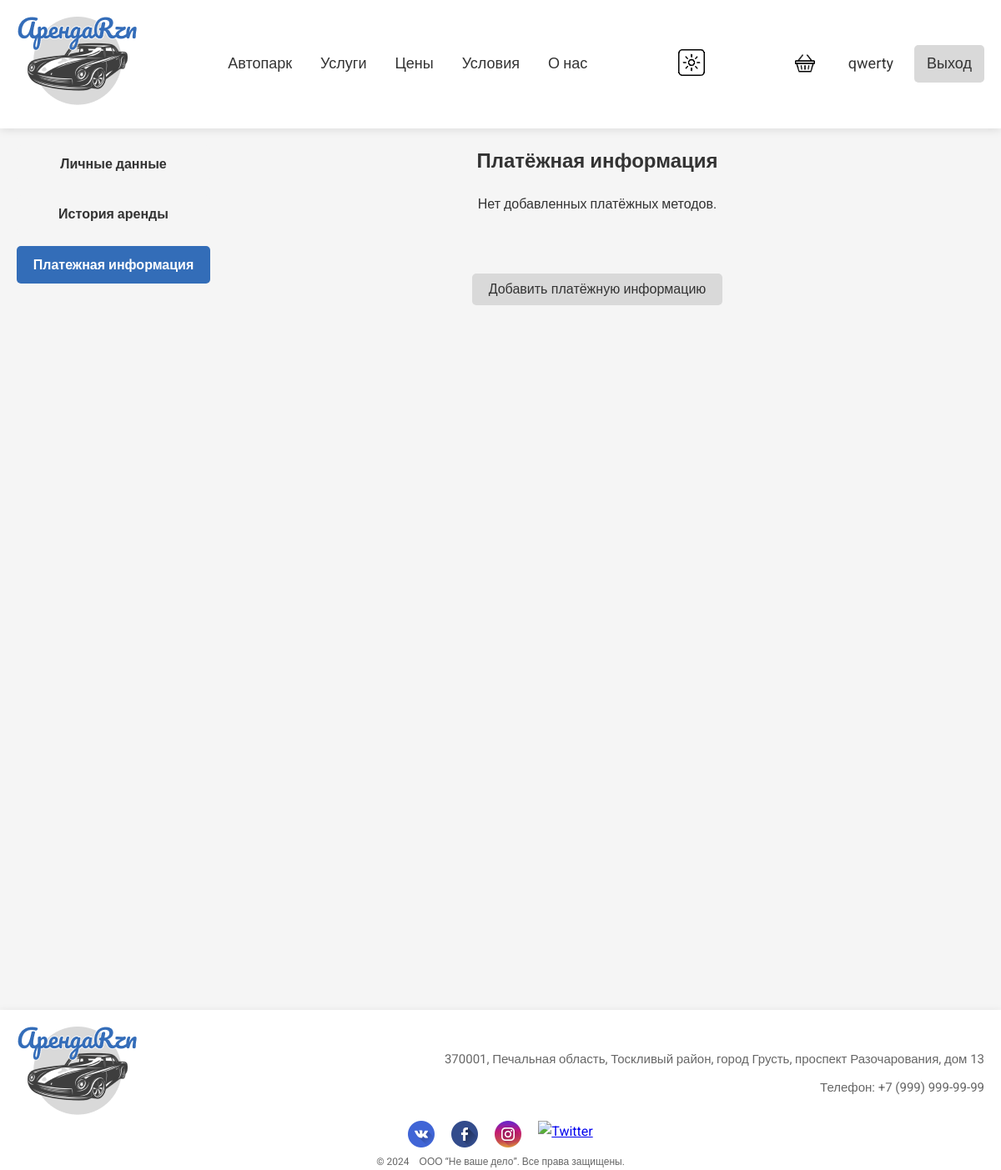
Before: /users/payment/ (signed in) with the older database file.
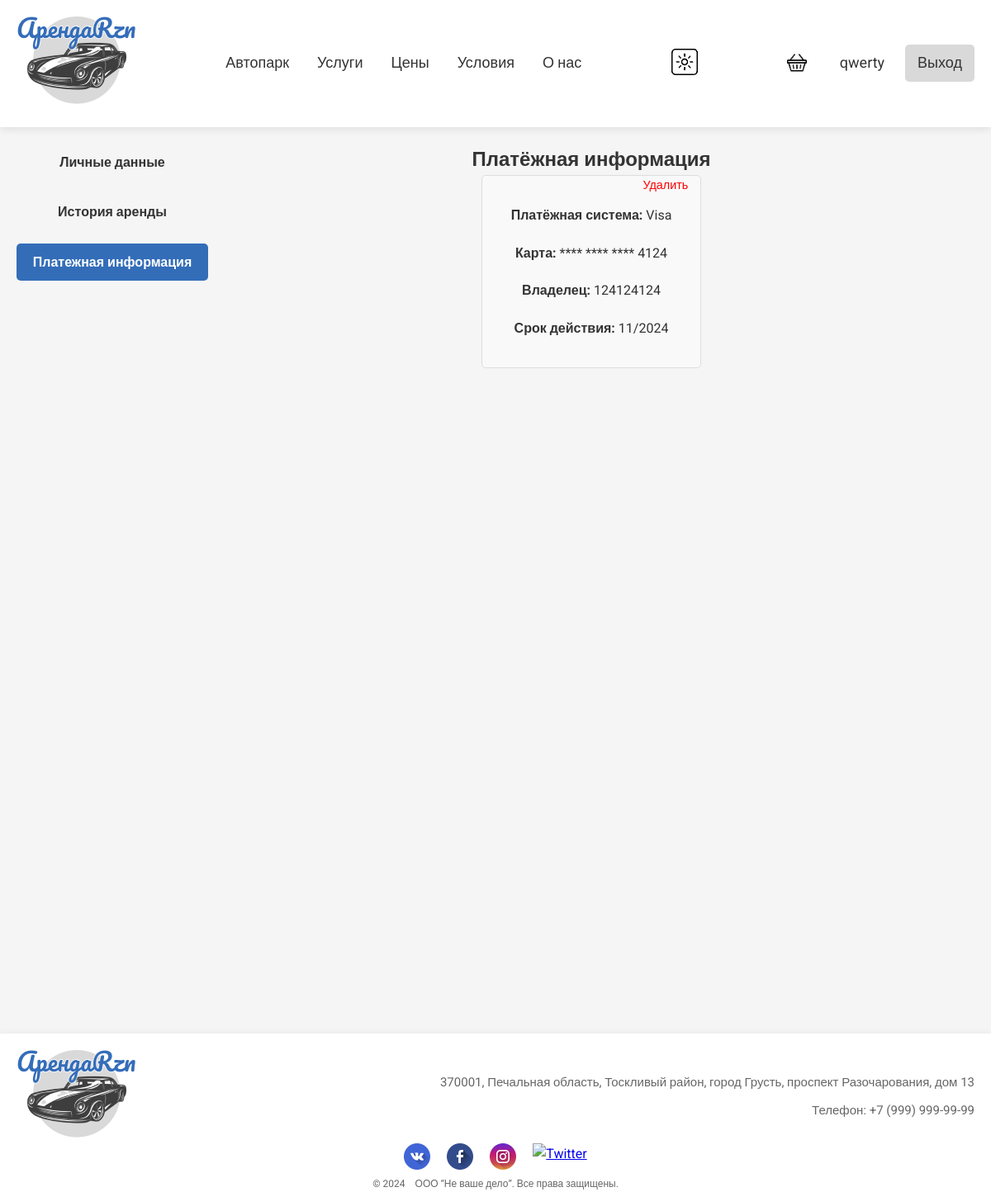
After: the same page with the newer database file.
### cars/models.py (models this page shows, shortened)
class PaymentInfo(models.Model):
    user = models.ForeignKey(settings.AUTH_USER_MODEL, on_delete=models.CASCADE)
    card_number = models.CharField(max_length=16, verbose_name="Номер карты")
    card_holder = models.CharField(max_length=100, verbose_name="Имя владельца")
    expiry_date = models.DateField(verbose_name="Срок действия")
    payment_system = models.CharField(
        max_length=50,
        choices=[
            ('visa', 'Visa'),
            ('mastercard', 'MasterCard'),
            ('mir', 'MIR'),
            ('paypal', 'PayPal'),
            ('yandex', 'Yandex Money'),
            ('qiwi', 'QIWI')
        ],
        verbose_name="Платёжная система"
    )
    added_at = models.DateTimeField(auto_now_add=True)
    class Meta():
        verbose_name = 'Способы оплаты пользователей'
        verbose_name_plural = 'Способы оплаты пользователей'

### users/views.py (the view)
# urls.py: path('payment/', payment_view, name='payment'),
@login_required
def payment_view(request):
    payment_methods = PaymentInfo.objects.filter(user=request.user)
    if request.method == 'POST':
        form = PaymentInfoForm(request.POST)
        if form.is_valid():
            payment_info = form.save(commit=False)
            payment_info.user = request.user
            payment_info.save()
            messages.success(request, "Платёжная информация успешно добавлена.")
            return redirect('users:payment')
    else:
        form = PaymentInfoForm()
    context = {
        'form': form,
        'payment_methods': payment_methods,
        'title': 'Платёжная информация',
    }
    return render(request, 'users/payment.html', context)

### users/templates/users/payment.html (shortened to what this page needs)
{% extends 'cars/base.html' %}
{% load static %}
{% block css %}
    <link rel="stylesheet" href="{% static 'css/payment.css' %}">
{% endblock %}
{% block context %}
<section class="payment-section">
    <div class="profile-sidebar">
        <ul>
            <li><a href="{% url 'users:profile' %}">Личные данные</a></li>
            <li><a href="{% url 'users:rental_history' %}">История аренды</a></li>
            <li><a class="active" href="{% url 'users:payment' %}">Платежная информация</a></li>
        </ul>
    </div>
    <div class="payment">
        <h1>Платёжная информация</h1>
        <div id="payment-methods" class="payment-methods show">
            {% for method in payment_methods %}
            <div class="payment-method">
                <p><strong>Платёжная система:</strong> {{ method.get_payment_system_display }}</p>
                <p><strong>Карта:</strong> **** **** **** {{ method.card_number|slice:"-4:" }}</p>
                <p><strong>Владелец:</strong> {{ method.card_holder }}</p>
                <p><strong>Срок действия:</strong> {{ method.expiry_date|date:"m/Y" }}</p>
                <a href="{% url 'users:delete_payment' method.id %}" class="delete-btn">Удалить</a>
            </div>
            {% empty %}
            <p>Нет добавленных платёжных методов.</p>
            <button id="add_payment" type="button" class="btn-submit">Добавить платёжную информацию</button>
            {% endfor %}
        </div>
    </div>
</section>
{% endblock %}

Changed rows visible on the page:
added PaymentInfo: payment_system "Visa", card_number "4124", card_holder "124124124", expiry_date "11/2024"
Other visible differences:
text no longer shown: "Нет добавленных платёжных методов. Добавить платёжную информацию"
